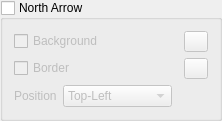
            <widget class="QgsCollapsibleGroupBox" name="groupNorthArrow">
             <property name="title">
              <string>North Arrow</string>
             </property>
             <property name="checkable">
              <bool>true</bool>
             </property>
             <property name="checked">
              <bool>false</bool>
             </property>
             <layout class="QVBoxLayout" name="verticalLayout_7">
              <item>
               <layout class="QGridLayout" name="gridLayout_9">
                <item row="0" column="0" colspan="3">
                 <widget class="QCheckBox" name="cbNorthArrowBackground">
                  <property name="text">
                   <string>Background</string>
                  </property>
                 </widget>
                </item>
                <item row="2" column="0">
                 <widget class="QLabel" name="label_25">
                  <property name="text">
                   <string>Position</string>
                  </property>
                 </widget>
                </item>
                <item row="0" column="3">
                 <widget class="QgsColorButton" name="colorNorthArrowBackground">
                  <property name="minimumSize">
                   <size>
                    <width>24</width>
                    <height>21</height>
                   </size>
                  </property>
                  <property name="color">
                   <color>
                    <red>255</red>
                    <green>255</green>
                    <blue>255</blue>
                   </color>
                  </property>
                  <property name="defaultColor">
                   <color>
                    <red>255</red>
                    <green>255</green>
                    <blue>255</blue>
                   </color>
                  </property>
                 </widget>
                </item>
                <item row="2" column="1">
                 <widget class="QComboBox" name="cboPosNorthArrow">
                  <item>
                   <property name="text">
                    <string>Top-Left</string>
                   </property>
                  </item>
                  <item>
                   <property name="text">
                    <string>Top-Right</string>
                   </property>
                  </item>
                  <item>
                   <property name="text">
                    <string>Bottom-Left</string>
                   </property>
                  </item>
                  <item>
                   <property name="text">
                    <string>Bottom-Right</string>
                   </property>
                  </item>
                  <item>
                   <property name="text">
                    <string>Top-Center</string>
                   </property>
                  </item>
                  <item>
                   <property name="text">
                    <string>Bottom-Center</string>
                   </property>
                  </item>
                 </widget>
                </item>
                <item row="1" column="0" colspan="3">
                 <widget class="QCheckBox" name="cbNorthArrowFrame">
                  <property name="text">
                   <string>Border</string>
                  </property>
                 </widget>
                </item>
                <item row="1" column="3">
                 <widget class="QgsColorButton" name="colorNorthArrowFrame">
                  <property name="minimumSize">
                   <size>
                    <width>24</width>
                    <height>21</height>
                   </size>
                  </property>
                  <property name="color">
                   <color>
                    <red>0</red>
                    <green>0</green>
                    <blue>0</blue>
                   </color>
                  </property>
                  <property name="defaultColor">
                   <color>
                    <red>0</red>
                    <green>0</green>
                    <blue>0</blue>
                   </color>
                  </property>
                 </widget>
                </item>
               </layout>
              </item>
             </layout>
            </widget>
